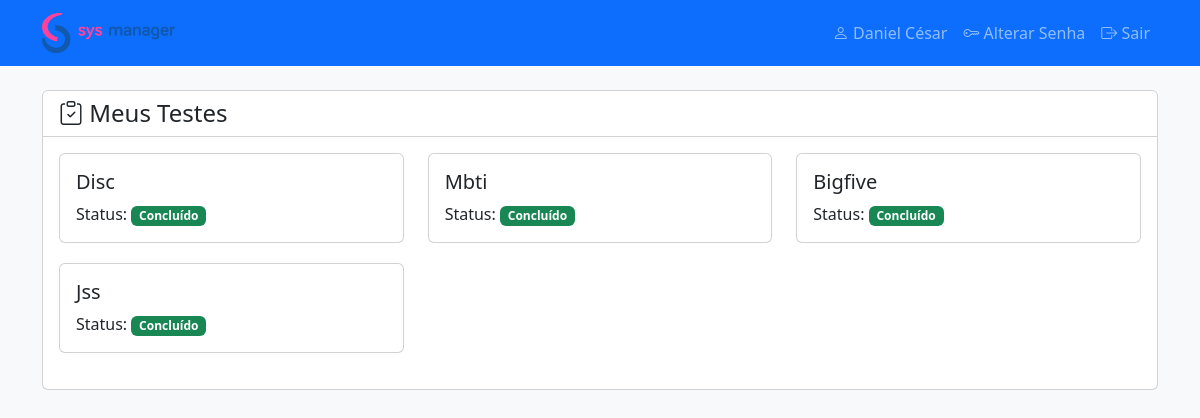
Page /candidate_panel.php (signed in) on the committed database.
### tables this page shows
CREATE TABLE `candidates` (
  `id` int(11) NOT NULL,
  `name` varchar(255) NOT NULL,
  `email` varchar(255) NOT NULL,
  `password` varchar(255) DEFAULT NULL,
  `cargo` varchar(255) DEFAULT NULL,
  `selector_id` int(11) NOT NULL,
  `created_at` timestamp NOT NULL DEFAULT CURRENT_TIMESTAMP
);

CREATE TABLE `test_assignments` (
  `id` int(11) NOT NULL,
  `candidate_id` int(11) NOT NULL,
  `test_type` enum('disc','mbti','bigfive','jss') NOT NULL,
  `assigned_by` int(11) NOT NULL,
  `created_at` timestamp NOT NULL DEFAULT CURRENT_TIMESTAMP
);

### candidate_panel.php (the view, shortened to what this page needs)
<?php
$auth = new Auth();
try {
    $db = getDbConnection();
    $stmt = $db->prepare("SELECT * FROM candidates WHERE id = ?");
    $stmt->execute([$auth->getCurrentUserId()]);
    $candidate = $stmt->fetch(PDO::FETCH_ASSOC);
    $stmt = $db->prepare("
        SELECT ta.*, tr.id as result_id
        FROM test_assignments ta
        LEFT JOIN test_results tr ON tr.candidate_id = ta.candidate_id
            AND tr.test_type = ta.test_type
        WHERE ta.candidate_id = ?
        ORDER BY ta.created_at DESC
    ");
    $stmt->execute([$auth->getCurrentUserId()]);
    $assignments = $stmt->fetchAll(PDO::FETCH_ASSOC);
} catch (PDOException $e) {
    error_log("Erro no banco de dados: " . $e->getMessage());
    die("Ocorreu um erro ao carregar os dados. Por favor, tente novamente mais tarde.");
}
?>
<!DOCTYPE html>
<html lang="pt-BR">
<head>
    <link href="https://cdn.jsdelivr.net/npm/bootstrap@5.3.0/dist/css/bootstrap.min.css" rel="stylesheet">
    <link href="https://cdn.jsdelivr.net/npm/bootstrap-icons@1.7.2/font/bootstrap-icons.css" rel="stylesheet">
</head>
<body>
    <nav class="navbar navbar-expand-lg navbar-dark bg-primary">
        <div class="container">
            <a class="navbar-brand" href="#">
                <img src="./assets/images/LOGO-Sys-Manager-horizontal-COLOR.png" alt="SysManager Logo">
            </a>
            <div class="collapse navbar-collapse" id="navbarNav">
                <ul class="navbar-nav ms-auto">
                    <li class="nav-item">
                        <span class="nav-link">
                            <i class="bi bi-person"></i>
                            <?php echo htmlspecialchars($candidate['name']); ?>
                        </span>
                    </li>
                    <li class="nav-item">
                        <a class="nav-link" href="#" data-bs-toggle="modal" data-bs-target="#changeCandidatePasswordModal">
                            <i class="bi bi-key"></i> Alterar Senha
                        </a>
                    </li>
                    <li class="nav-item">
                        <a class="nav-link" href="?action=logout">
                            <i class="bi bi-box-arrow-right"></i> Sair
                        </a>
                    </li>
                </ul>
            </div>
        </div>
    </nav>
    <div class="container mt-4">
        <div class="row">
            <div class="col-12">
                <div class="card">
                    <div class="card-header bg-white">
                        <h4 class="card-title mb-0">
                            <i class="bi bi-clipboard-check"></i>
                            Meus Testes
                        </h4>
                    </div>
                    <div class="card-body">
                        <?php if (empty($assignments)): ?>
                            <p class="text-muted">Nenhum teste atribuído no momento.</p>
                        <?php else: ?>
                            <div class="row">
                                <?php foreach ($assignments as $assignment): ?>
                                    <div class="col-md-6 col-lg-4">
                                        <div class="card test-card">
                                            <div class="card-body">
                                                <h5 class="card-title">
                                                    <?php echo htmlspecialchars(ucfirst($assignment['test_type'])); ?>
                                                </h5>
                                                <p class="card-text">
                                                    Status:
                                                    <?php if ($assignment['result_id']): ?>
                                                        <span class="badge bg-success">Concluído</span>
                                                    <?php else: ?>
                                                        <span class="badge bg-warning">Pendente</span>
                                                    <?php endif; ?>
                                                </p>
                                            </div>
                                        </div>
                                    </div>
                                <?php endforeach; ?>
                            </div>
                        <?php endif; ?>
                    </div>
                </div>
            </div>
        </div>
    </div>
</body>
</html>

### candidate_panel.php (style rules this page uses)
body { background-color: #f8f9fa; }
.test-card { margin-bottom: 20px; }
.navbar-brand img { max-height: 40px; }

### rows in the picture
candidates: name "Daniel César"
test_assignments: test_type "Disc"
test_assignments: test_type "Mbti"
test_assignments: test_type "Bigfive"
test_assignments: test_type "Jss"
